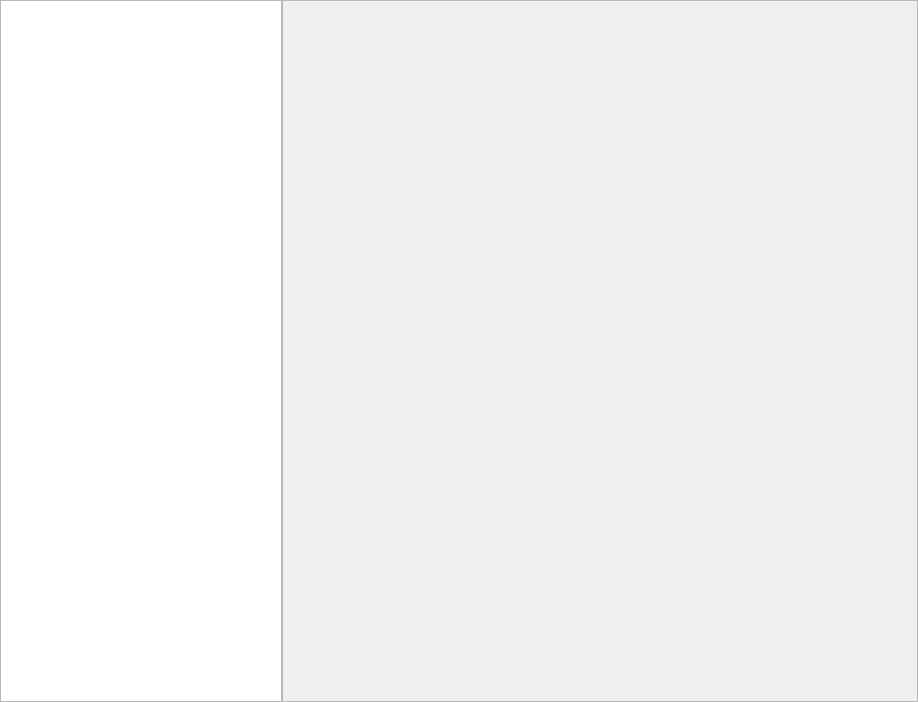
<?xml version="1.0" encoding="UTF-8"?>
<ui version="4.0">
 <class>kiranSystemInformation</class>
 <widget class="QWidget" name="kiranSystemInformation">
  <property name="geometry">
   <rect>
    <x>0</x>
    <y>0</y>
    <width>918</width>
    <height>702</height>
   </rect>
  </property>
  <property name="windowTitle">
   <string>kiranSystemInformation</string>
  </property>
  <layout class="QHBoxLayout" name="horizontalLayout">
   <property name="spacing">
    <number>0</number>
   </property>
   <property name="leftMargin">
    <number>0</number>
   </property>
   <property name="topMargin">
    <number>0</number>
   </property>
   <property name="rightMargin">
    <number>0</number>
   </property>
   <property name="bottomMargin">
    <number>0</number>
   </property>
   <item>
    <widget class="QListWidget" name="infoListWidget">
     <property name="sizePolicy">
      <sizepolicy hsizetype="Preferred" vsizetype="Preferred">
       <horstretch>0</horstretch>
       <verstretch>0</verstretch>
      </sizepolicy>
     </property>
     <property name="minimumSize">
      <size>
       <width>282</width>
       <height>0</height>
      </size>
     </property>
     <property name="frameShadow">
      <enum>QFrame::Sunken</enum>
     </property>
     <property name="lineWidth">
      <number>0</number>
     </property>
     <property name="spacing">
      <number>0</number>
     </property>
    </widget>
   </item>
   <item>
    <widget class="QWidget" name="widget_page" native="true">
     <property name="minimumSize">
      <size>
       <width>636</width>
       <height>0</height>
      </size>
     </property>
     <layout class="QVBoxLayout" name="verticalLayout_2">
      <property name="spacing">
       <number>0</number>
      </property>
      <property name="leftMargin">
       <number>0</number>
      </property>
      <property name="topMargin">
       <number>0</number>
      </property>
      <property name="rightMargin">
       <number>0</number>
      </property>
      <property name="bottomMargin">
       <number>0</number>
      </property>
      <item>
       <layout class="QVBoxLayout" name="verticalLayout">
        <property name="spacing">
         <number>0</number>
        </property>
        <item>
         <widget class="QScrollArea" name="scrollArea">
          <property name="widgetResizable">
           <bool>true</bool>
          </property>
          <widget class="QWidget" name="scrollAreaWidgetContents">
           <property name="geometry">
            <rect>
             <x>0</x>
             <y>0</y>
             <width>632</width>
             <height>698</height>
            </rect>
           </property>
          </widget>
         </widget>
        </item>
       </layout>
      </item>
     </layout>
    </widget>
   </item>
  </layout>
 </widget>
 <layoutdefault spacing="6" margin="11"/>
 <resources/>
 <connections/>
</ui>
